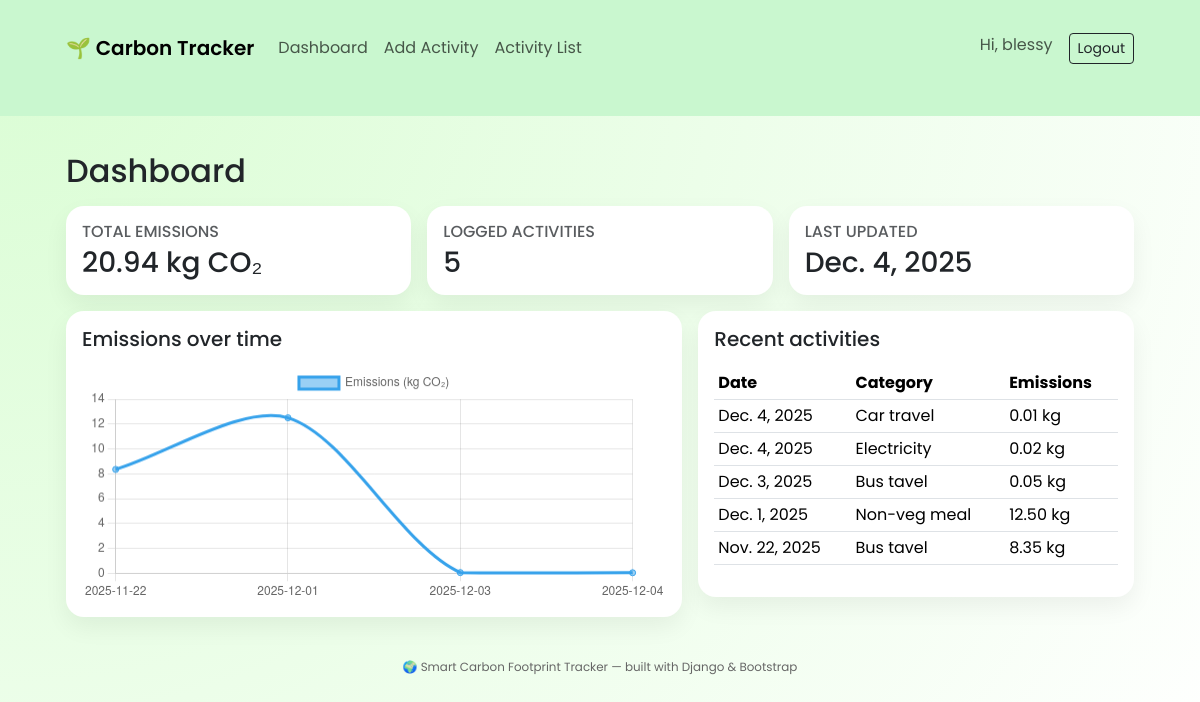
The app's page /dashboard/ (signed in), older data.
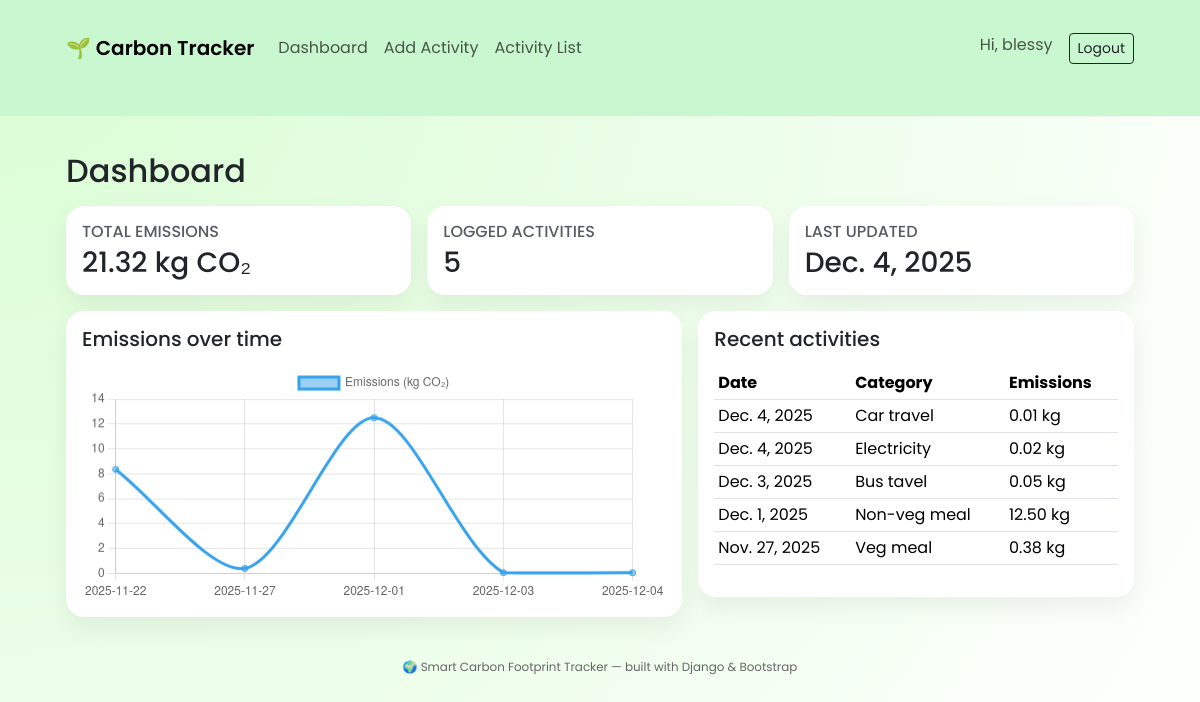
The same page, newer data.
### activityapp/models.py (models this page shows, shortened)
class ActivityLog(models.Model):
    user = models.ForeignKey(User, on_delete=models.CASCADE)
    category = models.ForeignKey(ActivityCategory, on_delete=models.CASCADE)
    amount = models.FloatField()                     # how many units (e.g. 10 kWh)
    date = models.DateField()
    @property
    def emissions(self):
        return self.amount * self.category.emission_factor

class ActivityCategory(models.Model):
    name = models.CharField(max_length=100)          # e.g. Electricity, Car Travel
    unit = models.CharField(max_length=50)           # e.g. kWh, km, meal
    emission_factor = models.FloatField(             # kg CO2 per unit
        help_text="kg CO₂ per unit"
    )

### activityapp/views.py (the view)
# urls.py: path('dashboard/', views.dashboard, name='dashboard'),
@login_required
def dashboard(request):
    logs = ActivityLog.objects.filter(user=request.user).order_by("date")
    total_emissions = sum(log.emissions for log in logs)
    daily = {}
    for log in logs:
        key = log.date.strftime("%Y-%m-%d")
        daily[key] = daily.get(key, 0) + log.emissions
    dates = list(daily.keys())
    emissions = list(daily.values())
    context = {
        "total_emissions": total_emissions,
        "recent_logs": logs[::-1][:5],
        "dates": dates,
        "emissions": emissions,
    }
    return render(request, "dashboard.html", context)

### activityapp/templates/dashboard.html (shortened to what this page needs)
{% extends "base.html" %}
{% block content %}
<h2 class="mb-3">Dashboard</h2>
<div class="row g-3 mb-3">
  <div class="col-md-4">
    <div class="card app-card">
      <div class="card-body">
        <h6 class="text-muted text-uppercase mb-1">Total emissions</h6>
        <h3 class="mb-0">{{ total_emissions|floatformat:2 }} kg CO₂</h3>
      </div>
    </div>
  </div>
  <div class="col-md-4">
    <div class="card app-card">
      <div class="card-body">
        <h6 class="text-muted text-uppercase mb-1">Logged activities</h6>
        <h3 class="mb-0">{{ recent_logs|length }}</h3>
      </div>
    </div>
  </div>
  <div class="col-md-4">
    <div class="card app-card">
      <div class="card-body">
        <h6 class="text-muted text-uppercase mb-1">Last updated</h6>
        <h3 class="mb-0">
          {% if recent_logs %}
            {{ recent_logs.0.date }}
          {% else %}
            No data
          {% endif %}
        </h3>
      </div>
    </div>
  </div>
</div>
<div class="row g-3">
  <div class="col-md-7">
    <div class="card app-card">
      <div class="card-body">
        <h5 class="card-title mb-3">Emissions over time</h5>
        <canvas id="emissionChart" height="120"></canvas>
      </div>
    </div>
  </div>
  <div class="col-md-5">
    <div class="card app-card">
      <div class="card-body">
        <h5 class="card-title mb-3">Recent activities</h5>
        <table class="table table-sm">
          <thead>
            <tr>
              <th>Date</th>
              <th>Category</th>
              <th>Emissions</th>
            </tr>
          </thead>
          <tbody>
          {% for log in recent_logs %}
            <tr>
              <td>{{ log.date }}</td>
              <td>{{ log.category.name }}</td>
              <td>{{ log.emissions|floatformat:2 }} kg</td>
            </tr>
          {% empty %}
            <tr>
              <td colspan="3" class="text-center">No data yet.</td>
            </tr>
          {% endfor %}
          </tbody>
        </table>
      </div>
    </div>
  </div>
</div>
<script>
  const labels = {{ dates|safe }};
  const data = {{ emissions|safe }};
  if (labels.length > 0) {
      const ctx = document.getElementById('emissionChart').getContext('2d');
      const chart = new Chart(ctx, {
          type: 'line',
          data: {
              labels: labels,
              datasets: [{
                  label: 'Emissions (kg CO₂)',
                  data: data,
                  tension: 0.3
              }]
          },
          options: {
              scales: {
                  y: {
                      beginAtZero: true
                  }
              }
          }
      });
  }
</script>
{% endblock %}

Row changes from the older to the newer data that the page shows:
no longer on this page (row unchanged): ActivityLog: date "Nov. 22, 2025", category.name "Bus tavel", emissions "8.35"
added ActivityLog: date "Nov. 27, 2025", category.name "Veg meal", emissions "0.38"
Text that changed along with them:
{{ total_emissions|floatformat:2 }}: "20.94" → "21.32"
chart data {{ dates|safe }}: ['2025-11-22', '2025-12-01', '2025-12-03', '2025-12-04'] → ['2025-11-22', '2025-11-27', '2025-12-01', '2025-12-03', '2025-12-04']
chart data {{ emissions|safe }}: [8.35, 12.5, 0.0495, 0.038000000000000006] → [8.35, 0.38, 12.5, 0.0495, 0.038000000000000006]
